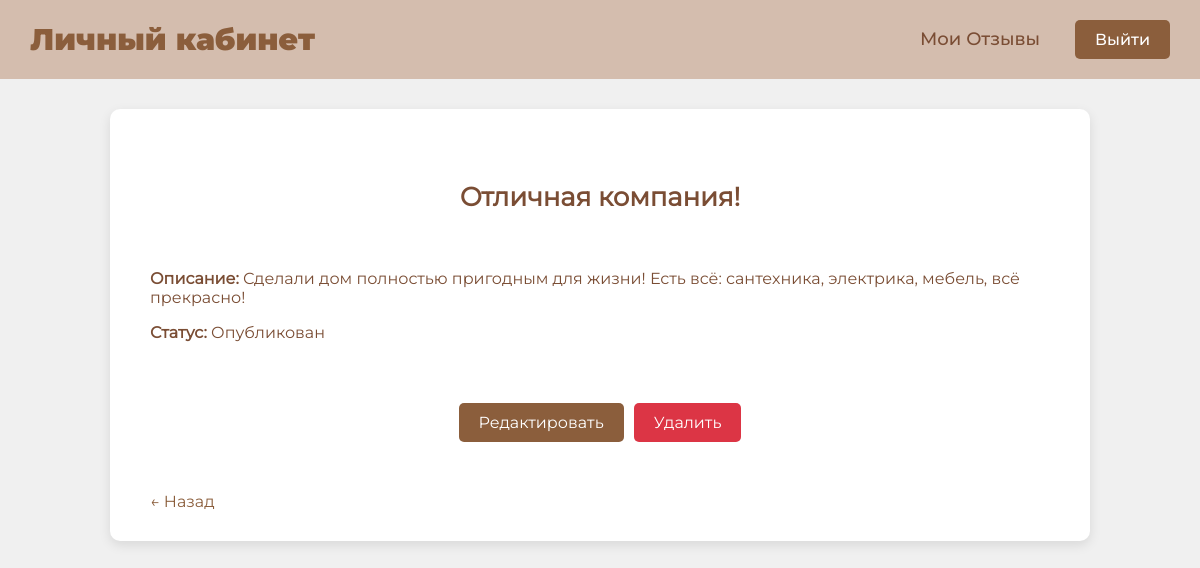
/view_feedback.php?id=1 (signed in), run on the app's committed database.
### tables this page shows
CREATE TABLE `feedbacks` (
  `id` int NOT NULL,
  `user` int NOT NULL,
  `datetime` timestamp NOT NULL,
  `title` varchar(255) NOT NULL,
  `description` text NOT NULL,
  `status` int NOT NULL
);

CREATE TABLE `statuses` (
  `id` int NOT NULL,
  `title` varchar(255) NOT NULL
);

### view_feedback.php (the view, shortened to what this page needs)
<?php
include 'config.php';
$feedback_id = intval($_GET['id']);
$user_id = $_SESSION['user_id'];
$query = "SELECT feedbacks.*, statuses.title AS status_title
          FROM feedbacks
          JOIN statuses ON feedbacks.status = statuses.id
          WHERE feedbacks.id = $feedback_id AND feedbacks.user = $user_id";
$result = mysqli_query($conn, $query);
if (!$row = mysqli_fetch_assoc($result)) {
    echo "Отзыв не найден или у вас нет прав на его просмотр.";
    exit();
}
?>
<!DOCTYPE html>
<html lang="ru">
<head>
    <link rel="stylesheet" href="styles/view_item_style.css">
</head>
<body>
    <header>
        <h1><a href="user_dashboard.php">Личный кабинет</a></h1>
        <nav>
            <a href="my_feedbacks.php">Мои Отзывы</a>
            <a href="logout.php" class="logout-button">Выйти</a>
        </nav>
    </header>
    <div class="content">
        <div class="item-card">
            <h2 class="item-title"><?php echo htmlspecialchars($row['title']); ?></h2>
            <div class="item-details">
                <p><strong>Описание:</strong> <?php echo nl2br(htmlspecialchars($row['description'])); ?></p>
                <p><strong>Статус:</strong> <?php echo htmlspecialchars($row['status_title']); ?></p>
            </div>
            <div class="request-actions">
                <a href="edit_feedback.php?id=<?php echo $row['id']; ?>" class="edit-button">Редактировать</a>
                <a href="delete_feedback.php?id=<?php echo $row['id']; ?>" class="delete-button" onclick="return confirm('Удалить отзыв?');">Удалить</a>
            </div>
            <a href="my_feedbacks.php" class="back-button">← Назад</a>
        </div>
    </div>
</body>
</html>

### styles/view_item_style.css (style rules this page uses)
body { font-family: 'Montserrat-Regular', Arial, sans-serif; background-color: #f0f0f0; margin: 0; padding: 0; }
header { background-color: #d4bdae; padding: 20px 30px; display: flex; justify-content: space-between; align-items: center; }
header h1 { margin: 0; font-size: 30px; color: #8b5e3c; font-family: 'Montserrat-Black', Arial, sans-serif; }
header h1 a { text-decoration: none; color: #8b5e3c; font-family: 'Montserrat-Black', Arial, sans-serif; font-size: 30px; }
nav { display: flex; gap: 20px; }
nav a { font-size: 18px; color: #7a4d34; text-decoration: none; padding: 8px 15px; border-radius: 5px; font-family: 'Montserrat-Medium', Arial, sans-serif; }
.logout-button { background-color: #8b5e3c; padding: 10px 20px; color: white; text-decoration: none; border-radius: 5px; font-size: 16px; }
.content { max-width: 900px; margin: 30px auto; background-color: #ffffff; border-radius: 10px; box-shadow: 0 4px 12px rgba(0, 0, 0, 0.1); padding: 30px 40px; color: #7a4d34; text-align: left; }
.content h2 { font-size: 26px; margin-bottom: 20px; color: #7a4d34; }
.request-actions { display: flex; justify-content: center; flex-wrap: wrap; margin-top: 25px; gap: 10px; }
a.edit-button, a.approve-button { display: inline-block; background-color: #8b5e3c; padding: 10px 20px; color: white; text-decoration: none; border-radius: 5px; transition: background-color 0.3s ease; font-size: 16px; }
a.delete-button, a.reject-button { display: inline-block; background-color: #dc3545; padding: 10px 20px; color: white; text-decoration: none; border-radius: 5px; transition: background-color 0.3s ease; font-size: 16px; }
a.back-button { display: inline-block; margin-top: 30px; font-size: 16px; color: #8b5e3c; text-decoration: none; text-align: left; }
a.back-button { display: inline-block; margin-top: 30px; font-size: 16px; color: #8b5e3c; text-decoration: none; text-align: left; margin-left: 0; }
.item-card { display: flex; flex-direction: column; align-items: center; gap: 20px; margin-top: 20px; }
.item-title { font-size: 24px; font-weight: bold; text-align: center; }
.item-details { text-align: left; width: 100%; }
.request-actions { display: flex; justify-content: center; gap: 10px; }
.request-actions a { display: inline-block; padding: 10px 20px; font-size: 16px; border-radius: 5px; }
.edit-button { background-color: #8b5e3c; color: white; }
.delete-button { background-color: #dc3545; color: white; }
a.back-button { display: inline-block; margin-top: 30px; font-size: 16px; color: #8b5e3c; text-decoration: none; text-align: left; margin-left: 0; margin-right: auto; }
.content { position: relative; }

### data on the page
feedbacks: title "Отличная компания!", description "Сделали дом полностью пригодным для жизни! Есть всё: сантехника, электрика, мебель, всё прекрасно!", status.title "Опубликован"
